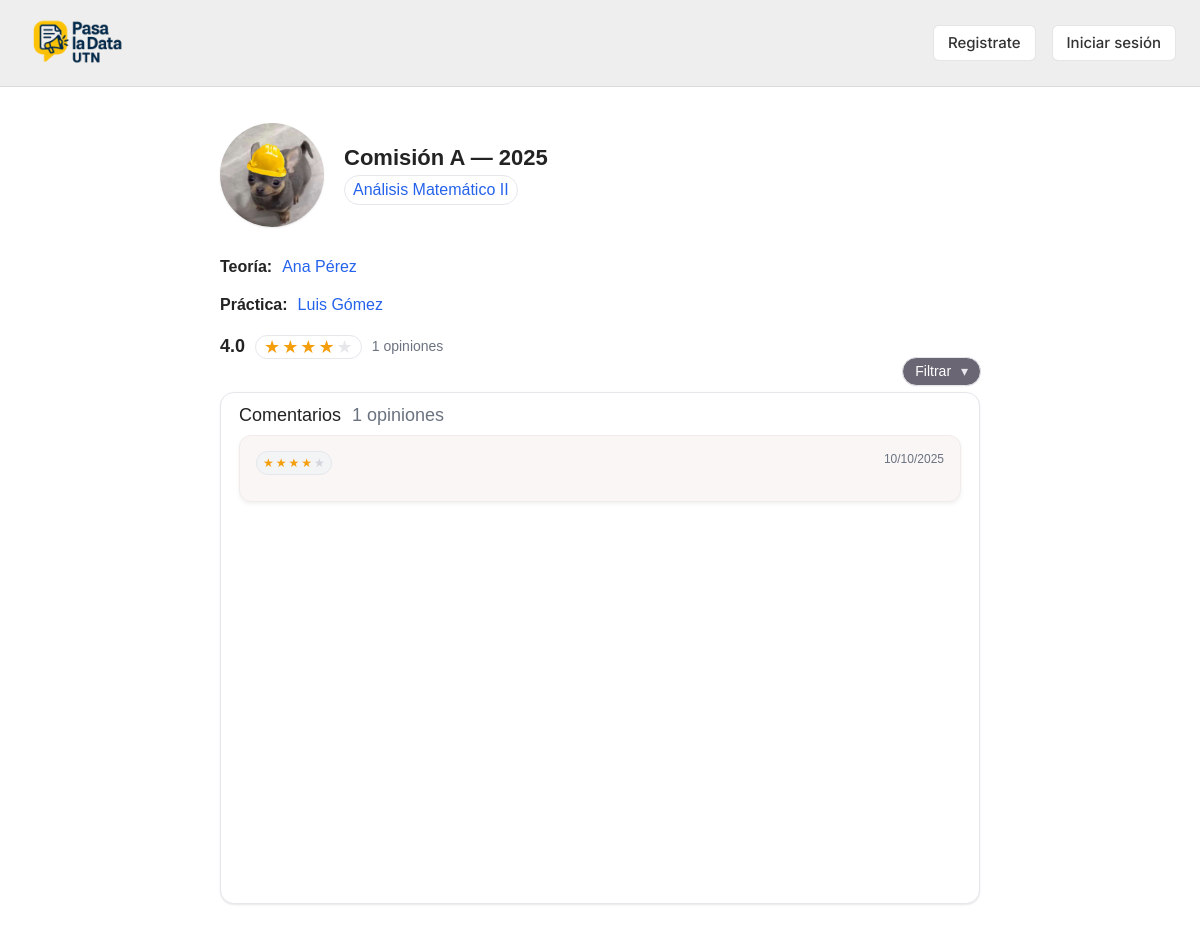
Screenshot of /academics/materias/1/comisiones/1/2025/ with the database file from the repository.
### academics/models.py (models this page shows, shortened)
class Comision(models.Model):
    nombre = models.CharField(max_length=120, unique=True)
    icono = models.CharField(max_length=4096, blank=True, null=True)
    imagen = models.ImageField(upload_to="materias/", blank=True, null=True)
    class Meta:
        ordering = ["nombre"]

class Materia(models.Model):
    nombre = models.CharField(max_length=120, unique=True)
    eliminado = models.BooleanField(default=False)
    departamento = models.ForeignKey(Department, on_delete=models.CASCADE, related_name="materias")
    descripcion = models.TextField(blank=True, null=True)
    icono = models.CharField(max_length=4096, blank=True, null=True)
    imagen = models.ImageField(upload_to="materias/", blank=True, null=True)
    created_at = models.DateTimeField(auto_now_add=True)
    class Meta:
        ordering = ["nombre"]

### people/models.py (models this page shows)
class User(AbstractUser):
    class Role(models.TextChoices):
        ALUMNO = "ALU", "Alumno"
        PROFESOR = "PRO", "Profesor"
    rol = models.CharField(max_length=3, choices=Role.choices)
    legajo = models.CharField(max_length=20, unique=True, null=True, blank=True)  # solo alumnos
    username = models.CharField(max_length=150, blank=True, default='')
    imagen_perfil = models.ImageField(
        upload_to="profiles/", null=True, blank=True
    )

### academics/views.py (the view)
# urls.py: path("materias/<int:materia_id>/comisiones/<int:comision_id>/<int:anio>/", views.perfil_comision, name="perfil_comision"),
def perfil_comision(request, materia_id: int, comision_id: int, anio: int):
    mca = get_object_or_404(
        MateriaComisionAnio,
        materia_id=materia_id,
        comision_id=comision_id,
        anio=anio,
    )
    materia = mca.materia
    comision = mca.comision
    order = (request.GET.get("order") or "desc").lower()
    if order not in {"asc", "desc"}:
        order = "desc"
    base_qs = (
        ResenaItem.objects
        .filter(target_type="COMISION", resena__mca=mca, comision_id=comision_id)
    )
    agg = base_qs.aggregate(promedio=Avg("puntuacion"), cantidad=Count("id"))
    promedio = float(agg["promedio"] or 0.0)
    cantidad = int(agg["cantidad"] or 0)
    full_stars = int(round(promedio)) if cantidad else 0
    full_stars = max(0, min(5, full_stars))
    rating = {
        "score": f"{promedio:.1f}" if cantidad else "—",
        "count_text": _count_text(cantidad),
        "full_stars": full_stars,
    }
    order_by = "created_at" if order == "asc" else "-created_at"
    items_qs = base_qs.order_by(order_by)
    comentarios = [
        {
            "estrellas": int(it.puntuacion or 0),
            "texto": profanity.censor((it.comentario or "").strip()),
            "fecha": localtime(it.created_at).strftime("%d/%m/%Y"),
        }
        for it in items_qs[:50]
    ]
    return render(
        request,
        "academics/perfil_comision.html",
        {
            "materia": materia,
            "comision": comision,
            "anio": anio,
            "titular": mca.titular,
            "jtp": mca.jtp,
            "rating": rating,
            "comentarios": comentarios,
            "order": order,  # <- pasar al template para marcar el seleccionado
        },
    )

### academics/views.py (called while the page is built)
def _count_text(n: int) -> str:
        return f"{n} opiniones" if n < 1000 else f"{n/1000:.1f} k opiniones"

### academics/templates/academics/perfil_comision.html (shortened to what this page needs)
{% extends "base.html" %}
{% load static %}
{% block extra_head %}
  <link rel="stylesheet" href="{% static 'css/perfiles.css' %}?v={% now 'U' %}">
{% endblock %}
{% block content %}
<div class="pp-container">
  <section class="pp-header">
    <div class="pp-avatar">
      <img src="{% static 'people/inge.jpg' %}" alt="{{ materia.nombre }}">
    </div>
    <div class="pp-headinfo">
      <h1 class="pp-name">Comisión {{ comision.nombre }} — {{ anio }}</h1>
      <div style="margin-top:4px;">
        <a class="pp-stars-pill pp-link"
           href="{% url 'academics:perfil_materia' materia.id %}"
           title="Ver perfil de la materia">
          {{ materia.nombre }}
        </a>
      </div>
    </div>
    <div class="pp-meta">
      <div class="pp-line">
        <span class="pp-field">Teoría:</span>
        <span class="pp-list">
          {% if titular %}
            <a class="pp-link" href="{% url 'people:perfil_profesor' titular.username %}">
              {{ titular.get_full_name|default:titular.username }}
            </a>
          {% else %}
            <span class="pp-empty">Sin asignar</span>
          {% endif %}
        </span>
      </div>
      <div class="pp-line">
        <span class="pp-field">Práctica:</span>
        <span class="pp-list">
          {% if jtp %}
            <a class="pp-link" href="{% url 'people:perfil_profesor' jtp.username %}">
              {{ jtp.get_full_name|default:jtp.username }}
            </a>
          {% else %}
            <span class="pp-empty">Sin asignar</span>
          {% endif %}
        </span>
      </div>
      <div class="pp-rating-row">
        <span class="pp-score">{{ rating.score }}</span>
        <span class="pp-stars-pill">
          <span class="pp-stars" aria-label="rating">
            {% for i in "12345" %}
              {% if forloop.counter <= rating.full_stars %}<i>★</i>{% else %}<i class="off">★</i>{% endif %}
            {% endfor %}
          </span>
        </span>
        <span class="pp-opiniones">{{ rating.count_text }}</span>
      </div>
    </div>
  </section>
  <section class="pp-comments">
    <div class="pp-comments-head">
      <h2>Comentarios <span class="pp-count">{{ rating.count_text }}</span></h2>
      <div class="pp-filter-wrap">
        <button class="pp-filter" id="ppFilterBtn" aria-expanded="false">
          Filtrar <span class="caret">▾</span>
        </button>
      </div>
    </div>
    <div class="pp-comments-box">
      {% for c in comentarios %}
        <article class="pp-comment">
          <div class="pp-stars-badge">
            {% for _ in "12345" %}
              {% if forloop.counter <= c.estrellas %}<i>★</i>{% else %}<i class="off">★</i>{% endif %}
            {% endfor %}
          </div>
          <time class="pp-date">{{ c.fecha }}</time>
        </article>
      {% empty %}
        <div class="pp-no-comments">Todavía no hay comentarios.</div>
      {% endfor %}
    </div>
  </section>
</div>
{% endblock %}

### static/css/app.css (style rules this page uses)
html, body { margin: 0; padding: 0; }
:root { --font-ui: "Inter", system-ui, -apple-system, "Segoe UI", Roboto, Helvetica, Arial, sans-serif; }
html { font-family: var(--font-ui) !important; line-height: 1.5; }
body, input, select, textarea, button { font-family: inherit !important; }
*, *::before, *::after { font-kerning: normal; }

### static/css/perfiles.css (style rules this page uses)
:root { --pp-bg:#fff; --pp-text:#232323; --pp-muted:#6b7280; --pp-primary:#2563eb; --pp-star:#f59e0b; --pp-border:#e5e7eb; --pp-chip-bg:#f3f4f6; --pp-soft:#f9f6f5; --pp-soft-border:#f1ecea; --pp-soft-shadow:0 1px 1px rgba(16,24,40,.04),0 1px 3px rgba(16,24,40,.06); --pp-colw:760px; --pp-font: "Static Label Large", sans-serif; --pp-font-size: 16px; }
.pp-container { width:100%; margin:0 0 80px; padding:0 40px; color:var(--pp-text); font-family:var(--pp-font); font-size:var(--pp-font-size); }
.pp-header,.pp-comments { max-width:var(--pp-colw); margin-left:auto; margin-right:auto; }
.pp-header { display:grid; grid-template-columns:104px 1fr; grid-template-rows:auto auto; grid-template-areas:"avatar name" "meta meta"; gap:16px 20px; align-items:start; padding:36px 0 12px; border-bottom:none; }
.pp-avatar { grid-area:avatar; width:104px;height:104px; border-radius:9999px; overflow:hidden; background:#fafafa; box-shadow:var(--pp-soft-shadow); }
.pp-avatar img { width:100%;height:100%;object-fit:cover; }
.pp-headinfo { grid-area:name; align-self:center; }
.pp-name { margin:0; font-size:22px; font-weight:700; }
.pp-meta { grid-area:meta; display:grid; gap:6px; margin-top:8px; }
.pp-line { display:flex; flex-wrap:wrap; gap:6px 10px; align-items:baseline; margin:4px 0; }
.pp-field { font-weight:600; }
.pp-list { display:inline-flex; flex-wrap:wrap; gap:6px; }
.pp-link { color:var(--pp-primary); text-decoration:none; }
.pp-rating-row { display:flex; align-items:center; gap:10px; margin-top:6px; }
.pp-score { font-weight:700; font-size:18px; }
.pp-stars-pill { display:inline-flex; align-items:center; padding:2px 8px; border-radius:999px; border:1px solid var(--pp-border); background:#fff; }
.pp-stars { display:inline-flex; gap:2px; font-size:18px; line-height:1; }
.pp-stars i { color:var(--pp-star); font-style:normal; }
.pp-stars i.off { color:#e5e7eb; }
.pp-opiniones { color:var(--pp-muted); font-size:14px; }
.pp-comments { margin-top:20px; position:relative; background:#fff; border:1px solid var(--pp-border); border-radius:14px; box-shadow:var(--pp-soft-shadow); padding:10px 12px 12px; height:64vh; display:flex; flex-direction:column; }
.pp-comments-head { padding:2px 6px 8px; }
.pp-comments-head h2 { margin:0; font-size:18px; }
.pp-count { color:var(--pp-muted); font-weight:500; margin-left:6px; }
.pp-comments-box { flex:1; overflow-y:auto; padding: 0 6px 0; display:flex; flex-direction:column; gap:12px; background:none; border:none; box-shadow:none; }
.pp-comment { position:relative; background:var(--pp-soft); border:1px solid var(--pp-soft-border); border-radius:12px; padding:14px 16px 18px; box-shadow:0 2px 4px rgba(16,24,40,.06); }
.pp-stars-badge { display:inline-flex; gap:2px; font-size:12px; padding:2px 6px; border-radius:999px; background:var(--pp-chip-bg); color:var(--pp-star); border:1px solid var(--pp-border); margin-bottom:8px; }
.pp-stars-badge i { font-style:normal; color:var(--pp-star); }
.pp-stars-badge i.off { color:#d1d5db; }
.pp-date { position:absolute; right:16px; top:14px; color:var(--pp-muted); font-size:12px; }
.pp-filter-wrap { position:absolute; right:-2px; top:-36px; z-index:10; }
.pp-filter { position:relative; appearance:none; border:1px solid var(--pp-border); background:#6b6673; color:#fff; border-radius:999px; padding:6px 12px; font-size:14px; line-height:1.1; box-shadow:0 1px 1px rgba(16,24,40,.04); cursor:pointer; }
.pp-filter .caret { margin-left:6px; color:#e9e7ee; }
:root { --color-promocionada: #6BB9FF; --color-aprobada: #F4C06A; --color-pendientes: #F07557; --donut-border-w: 8; --legend-fs: 12px; --label-fs: 12px; }

### rows the page displays
Comision: nombre "A"
Materia: nombre "Análisis Matemático II"
User: get_full_name "Ana Pérez"
User: get_full_name "Luis Gómez"

### other values shown
{{ anio }} "2025"
{{ rating.score }} "4.0"
{{ rating.count_text }} "1 opiniones"
{{ c.fecha }} "10/10/2025"
